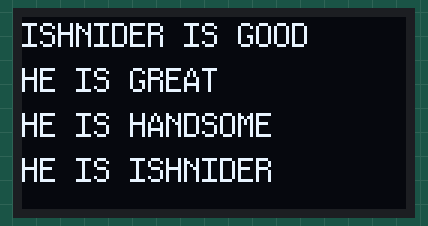
A sketch run on a simulated Arduino Uno, built with avr-gcc and run on an emulated ATmega328P. Shown: 128×64 one-colour display.

Above: at 0.5 s.
At 5.9 s:
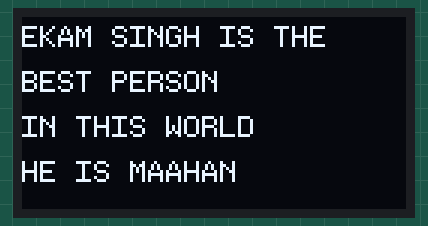

Measured:
- what the display in image 0 shows lasts 5.4 s, from 0.5 s to 5.9 s

The sketch:

ISHH.ino
```cpp
#include "U8glib.h"

U8GLIB_SH1106_128X64 oled(U8G_I2C_OPT_NONE);

void setup(void) {
  oled.begin();
}

void loop(void) {
  oled.firstPage();
  do {
    page1();
  } while (oled.nextPage());
  delay(5000);

  oled.firstPage();
  do {
    page2();
  } while (oled.nextPage());
  delay(5000);
  }

void page1(void) {
  oled.setFont(u8g_font_profont12);
  oled.setPrintPos(0, 10);
  oled.print("ISHNIDER IS GOOD");
  oled.setPrintPos(0, 25);
  oled.print("HE IS GREAT");
  oled.setPrintPos(0, 40);
  oled.print("HE IS HANDSOME");
  oled.setPrintPos(0, 55);
  oled.print("HE IS ISHNIDER");
}

void page2(void) {
  oled.setFont(u8g_font_profont11);
  oled.setPrintPos(0, 10);
  oled.print("EKAM SINGH IS THE");
  oled.setPrintPos(0, 25);
  oled.print("BEST PERSON");
  oled.setPrintPos(0, 40);
  oled.print("IN THIS WORLD");
  oled.setPrintPos(0, 55);
  oled.print("HE IS MAAHAN");
}
```
